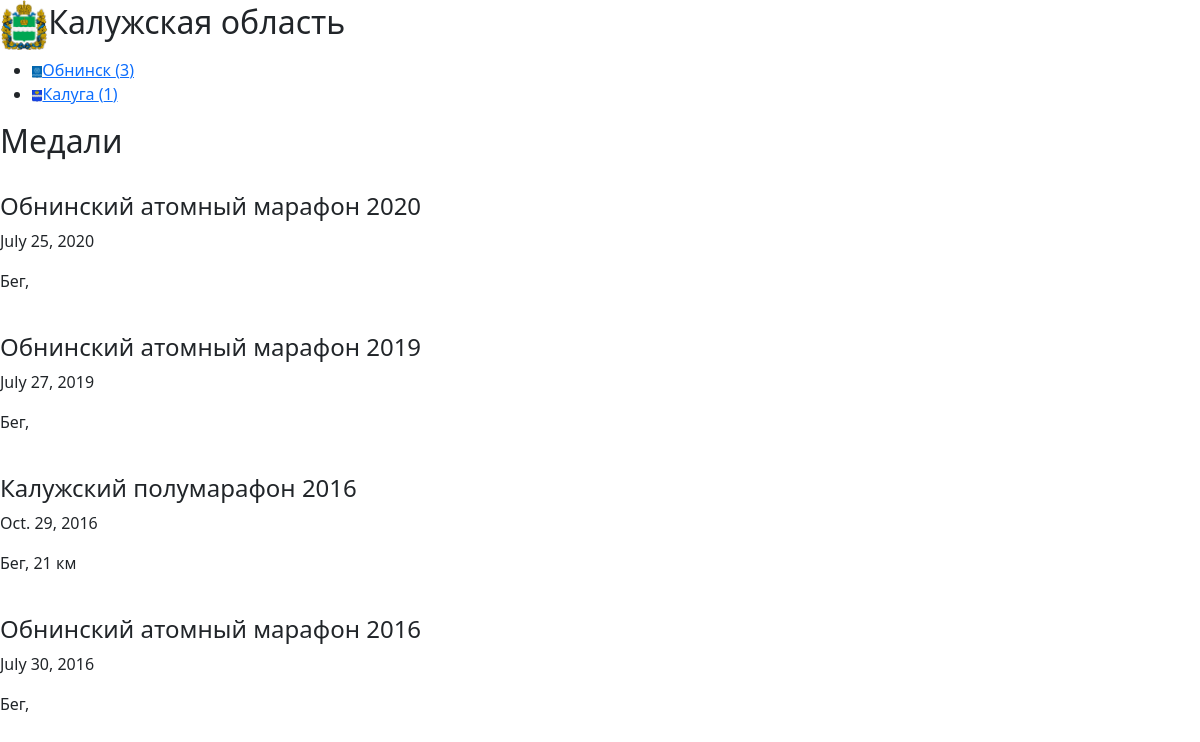
/region/4, run on an earlier commit of the app's database.
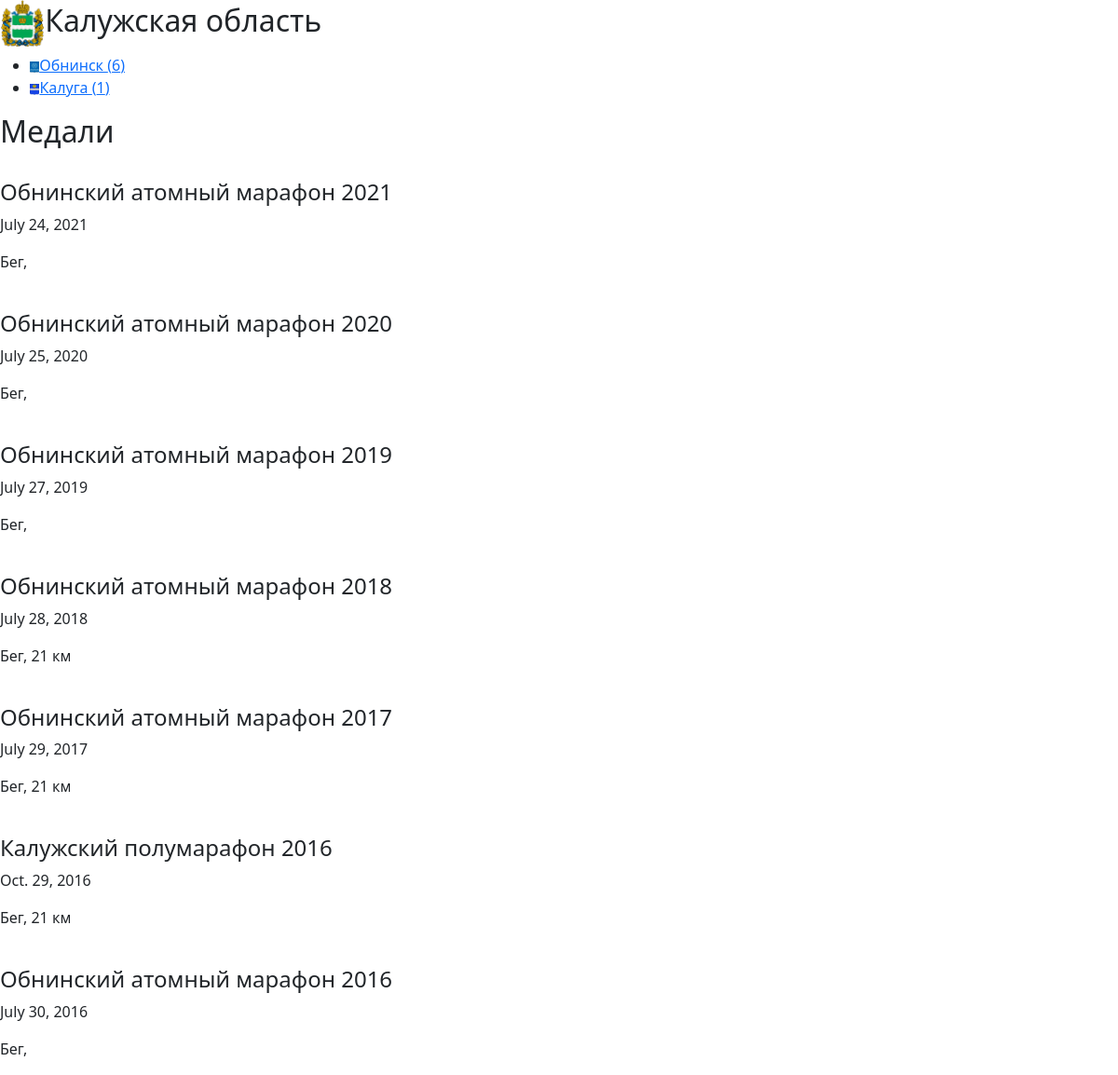
And on a later commit of the database.
### medals/models.py (models this page shows, shortened)
class City(models.Model):
    country = models.ForeignKey(Country, on_delete = models.CASCADE)
    region = models.ForeignKey(Region, on_delete = models.CASCADE, blank = True, null=True)
    name = models.CharField(max_length = 200)
    count = models.IntegerField(default = 0)
    flag_path = models.ImageField(blank = True, upload_to='static/images/flags/cities')

class Medal(models.Model):
    country = models.ForeignKey(Country, on_delete = models.CASCADE)
    region = models.ForeignKey(Region, on_delete = models.CASCADE, blank = True, null=True)
    city = models.ForeignKey(City, on_delete = models.CASCADE)
    sport = models.ForeignKey(Sport, on_delete = models.CASCADE, to_field='name', default='Бег')
    series = models.ForeignKey(Series, on_delete = models.CASCADE, blank = True, null=True)
    org = models.ForeignKey(Org, on_delete = models.CASCADE, blank = True, null=True)
    name = models.CharField(max_length = 200)
    date_added = models.DateField(auto_now = True)
    date = models.DateField(auto_now = False)
    distance = models.CharField(blank = True, max_length = 15)
    photo = models.ImageField(upload_to='static/images/medals/')
    photo_second = models.ImageField(blank = True, upload_to='static/images/medals')
    likes = models.IntegerField(default = 0)
    added_by = models.CharField(blank = True, max_length = 200, default='fatum')
    credentials = models.CharField(blank = True, max_length = 200, default='@fa_tum')

class Sport(models.Model):
    name = models.CharField(max_length = 200, unique = True)
    count = models.IntegerField(default = 0)
    descriprion = models.TextField(blank = True)
    logo = models.FileField(blank = True, upload_to='static/images/logos/sports')
    def __str__(self):
        return self.name

### medals/views.py (the view)
# urls.py: path('region/<int:id>', views.region),
def region(request, id):
    region = Region.objects.get(id=id)
    medals = Medal.objects.filter(region = id).order_by('-date')
    return render(request, 'medals/region.html', context={"region": region, "medals": medals})

### medals/models.py (called while the page is built)
    def get_cities(self):
        return self.city_set.all().order_by('-count', 'name')

### templates/medals/region.html (shortened to what this page needs)
<!DOCTYPE html>
{% load static %}
<html>
<head>
  <link href="https://cdn.jsdelivr.net/npm/bootstrap@5.1.3/dist/css/bootstrap.min.css" rel="stylesheet">
</head>
<body>
  <h2><img src="../{{ region.flag_path }}" height=50></img>{{region.name}}</h2>
    {% if region.get_cities.count > 0 %}
      <ul>
        {% for city in region.get_cities %}
          <li><a href="../city/{{city.id}}"><img src="../{{ city.flag_path }}" height=12></img>{{ city.name }} ({{ city.count }})</a></li>
        {% endfor %}
      </ul>
    {% endif %}
<h2>Медали</h2>
{% if medals.count > 0 %}
  {% for medal in medals %}
      <div>
        <h4>{{medal.name}}</h4>
        <p>{{medal.date}}</p>
        <p>{{medal.sport}}, {{medal.distance}}</p>
      </div>
  {% endfor %}
{% endif %}
</body>
</html>

What changed in the data, as far as the page shows it:
changed City "Обнинск": count "3" → "6"
added Medal: name "Обнинский атомный марафон 2021", date "July 24, 2021", sport "Бег"
added Medal: name "Обнинский атомный марафон 2018", date "July 28, 2018", sport "Бег", distance "21 км"
added Medal: name "Обнинский атомный марафон 2017", date "July 29, 2017", sport "Бег", distance "21 км"
